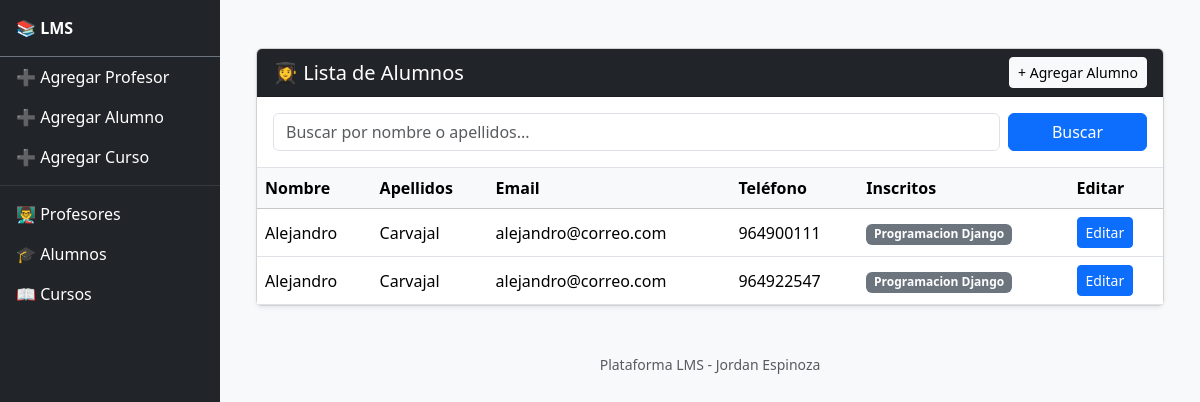
The page /plataforma/listar_alumnos/ on the database as committed earlier.
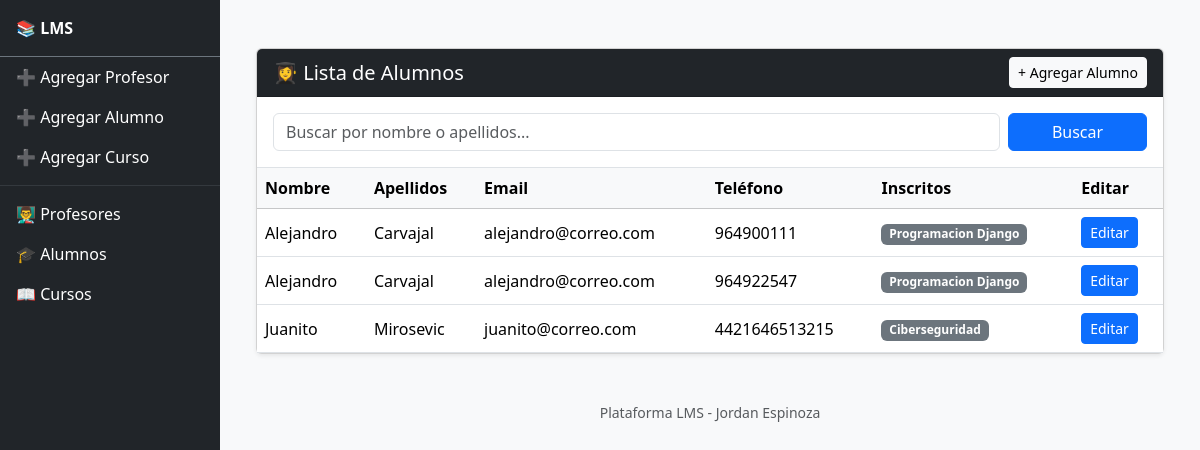
The same page on the database as committed later.
### Plataforma/models.py (models this page shows, shortened)
class Alumno(models.Model):
    nombre = models.CharField(max_length=100)
    apellidos = models.CharField(max_length=100)
    email = models.EmailField()
    telefono = models.CharField(max_length=15)
    fecha_nacimiento = models.DateField()
    fecha_inscripcion = models.DateField()
    cursos = models.ManyToManyField('Curso', related_name='alumnos', blank=True)

class Curso(models.Model):
    MODALIDAD_CHOICES = [
        ('Mañana', 'Mañana'),
        ('Noche', 'Noche'),
        ('Fin de Semana', 'Fin de Semana'),
    ]
    nombre_curso = models.CharField(max_length=100)
    profesor_curso = models.ForeignKey(Profesor, on_delete=models.CASCADE, related_name='cursos')
    max_alumnos = models.PositiveIntegerField(default=40)  # límite
    fecha_inicio = models.DateField()
    fecha_fin = models.DateField()
    modalidad = models.CharField(max_length=100, choices=MODALIDAD_CHOICES)
    descripcion = models.TextField()

### Plataforma/views.py (the view)
# urls.py: path('listar_alumnos/', listar_alumnos, name='listar_alumnos'),
def listar_alumnos(request):
    buscar_alumno = request.GET.get("alumno", "")
    if buscar_alumno:
        alumnos = Alumno.objects.filter(
            Q(nombre__icontains=buscar_alumno) |
            Q(apellidos__icontains=buscar_alumno)
        )
    else:
        alumnos = Alumno.objects.all()
    return render(request, 'plataforma/listar_alumnos.html', {'alumnos': alumnos,'buscar_alumno':buscar_alumno})

### Plataforma/templates/plataforma/listar_alumnos.html (shortened to what this page needs)
{% extends 'template_base.html' %}
{% load static %}
{% block content %}
<div class="container mt-4">
    <div class="card shadow-sm">
        <div class="card-header bg-dark text-white d-flex justify-content-between align-items-center">
            <h5 class="mb-0">👩‍🎓 Lista de Alumnos</h5>
            <a href="{% url 'agregar_alumno' %}" class="btn btn-sm btn-light">+ Agregar Alumno</a>
        </div>
        <div class="card-body border-bottom">
            <form method="get" class="row g-2">
                <div class="col-md-10">
                    <input type="text" name="alumno" class="form-control" placeholder="Buscar por nombre o apellidos..." value="{{ buscar_alumno }}">
                </div>
                <div class="col-md-2 d-grid">
                    <button type="submit" class="btn btn-primary">Buscar</button>
                </div>
            </form>
        </div>
        <div class="card-body p-0">
            {% if alumnos %}
            <div class="table-responsive">
                <table class="table table-hover align-middle mb-0">
                    <thead class="table-light">
                        <tr>
                            <th>Nombre</th>
                            <th>Apellidos</th>
                            <th>Email</th>
                            <th>Teléfono</th>
                            <th>Inscritos</th>
                            <th>Editar</th>
                        </tr>
                    </thead>
                    <tbody>
                        {% for alumno in alumnos %}
                        <tr>
                            <td>{{ alumno.nombre }}</td>
                            <td>{{ alumno.apellidos }}</td>
                            <td>{{ alumno.email }}</td>
                            <td>{{ alumno.telefono }}</td>
                            <td>
                                {% for curso in alumno.cursos.all %}
                                    <span class="badge bg-secondary">{{ curso.nombre_curso }}</span>
                                {% empty %}
                                    <span class="text-muted">Sin cursos</span>
                                {% endfor %}
                            </td>
                            <td>
                                <a href="{% url 'editar_alumno' alumno.id %}" class="btn btn-sm btn-primary">
                                     Editar
                                </a>
                            </td>
                        </tr>
                        {% endfor %}
                    </tbody>
                </table>
            </div>
            {% else %}
                <div class="p-3 text-muted">
                    No hay alumnos registrados{% if buscar_alumno %} que coincidan con "{{ buscar_alumno }}"{% endif %}.
                </div>
            {% endif %}
        </div>
    </div>
</div>
{% endblock content %}

Rows that differ between the two databases and show on the page:
added Alumno: nombre "Juanito", apellidos "Mirosevic", email "juanito@correo.com", telefono "4421646513215"
added Curso: nombre_curso "Ciberseguridad", shown under "Juanito"
